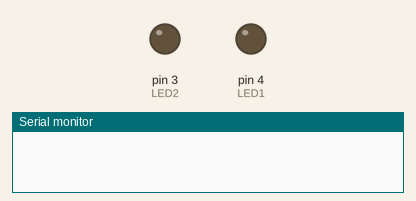
Simulated run of this sketch. Board: Arduino Uno, built with avr-gcc and run on an emulated ATmega328P. Shown: output pins drawn as LEDs (lit = HIGH), the last lines printed to the serial monitor.

Above: at 1.0 s.
At 2.5 s:
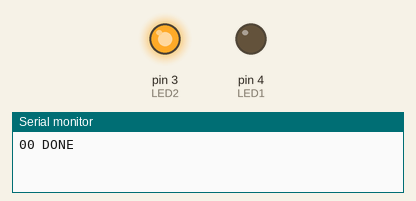
At 4.5 s:
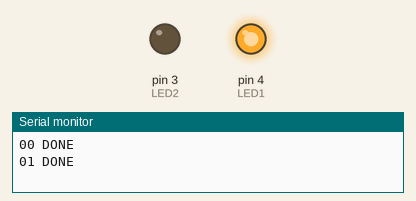
At 5.5 s:
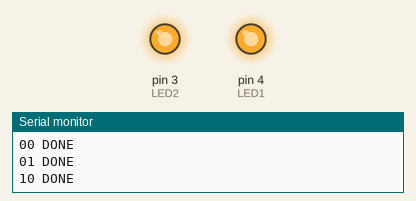
Timing chart, 0 to 7.8 s (numbered marks = the images above):
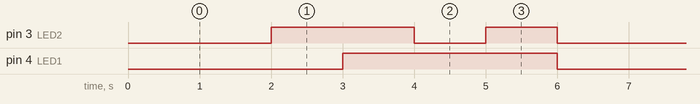

Measured:
- by itself, pin 3 (LED2): repeats every 6.0 s: LOW 1.0 s, HIGH 1.0 s, LOW 2.0 s, HIGH 2.0 s
- by itself, pin 4 (LED1): alternates HIGH for 3.0 s and LOW for 3.0 s
- by itself, everything shown: repeats every 6.0 s, in 5 steps

The sketch:

blink_led.ino
```cpp
 int LED1 = 4;
 int LED2 = 3;

void setup() {
  pinMode(LED1, OUTPUT);
  pinMode(LED2, OUTPUT);
  Serial.begin(9600);
}

void loop() {

 //00
  digitalWrite(LED1, LOW);
  digitalWrite(LED2, LOW);
  delay(1000);
  Serial.println("00 DONE");


  //01
  digitalWrite(LED1, LOW);
  delay(1000);
  digitalWrite(LED2, HIGH);
  delay(1000);
  Serial.println("01 DONE");

  // 10
  digitalWrite(LED1, HIGH);
  delay(1000);
  digitalWrite(LED2, LOW);
  delay(1000);
  Serial.println("10 DONE");

  //11
  digitalWrite(LED1, HIGH);
  digitalWrite(LED2, HIGH);
  delay(1000);
  Serial.println("11 DONE");

}
```
